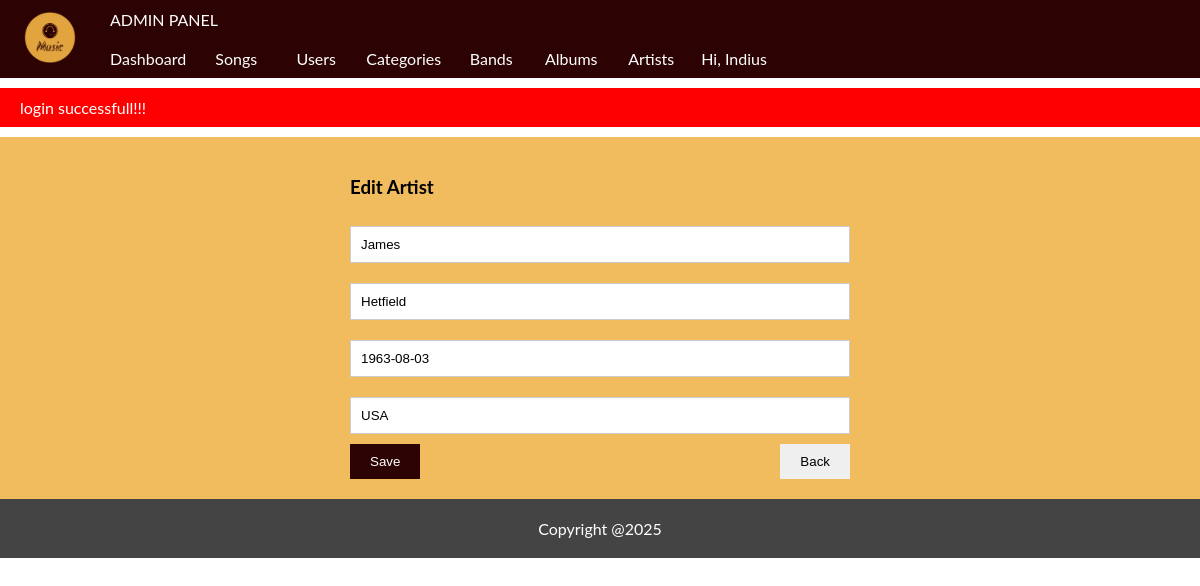
/Proiect/public/admin/artists/edit/2 (signed in), run on the app's committed database.
### tables this page shows
CREATE TABLE IF NOT EXISTS `artists` (
  `id` int NOT NULL AUTO_INCREMENT,
  `id_band` int NOT NULL,
  `nume_artist` varchar(200) NOT NULL,
  `prenume_artist` varchar(200) NOT NULL,
  `data_nasterii` date NOT NULL,
  `tara_origine` varchar(200) NOT NULL,
  PRIMARY KEY (`id`),
  KEY `fk_artist_band` (`id_band`)
);

### Proiect/app/core/functions.php (called while the page is built, shortened)
<?php
function db_connect()
{
	$string = DBDRIVER.":hostname=".DBHOST.";dbname=".DBNAME;
	$con = new PDO($string, DBUSER, DBPASS);
	return $con;
}
function db_query_one($query , $data = array()){
	$con = db_connect();
	$stm = $con ->prepare($query);
	if($stm){
		$check = $stm -> execute($data);
		if($check){
			$result = $stm ->fetchAll(PDO::FETCH_ASSOC);
			if(is_array($result)&& count($result)>0){
				return $result[0];
			}
		}
	}
	return false;
}
function set_value($key, $default = '')
{
	if(!empty($_POST[$key]))
	{
		return $_POST[$key];
	}else{
		return $default;
	}
	return '';
}

### Proiect/app/pages/admin/artists.php (the view, shortened to what this page needs)
<?php
if($action == 'add'){
	if($_SERVER['REQUEST_METHOD'] == "POST")
	{
		$errors = [];
		if(empty($_POST['nume_artist']))
		{
			$errors['nume_artist'] = "a name is required";
		}else
		if(!preg_match("/^[a-zA-Z \&\-]+$/", $_POST['nume_artist']))
		{
			$errors['nume_artist'] = "a name can only have letters & spaces";
		}
		if(empty($errors))
		{
			$values = [];
			$values['nume_artist'] = trim($_POST['nume_artist']);
			$values['prenume_artist'] = trim($_POST['prenume_artist']);
			$values['tara_origine'] = trim($_POST['tara_origine']);
			$values['data_nasterii'] = trim($_POST['data_nasterii']);
			$values['id_band'] = trim($_POST['id_band']);
			$query = "insert into artists (nume_artist,prenume_artist,tara_origine,data_nasterii,id_band) values (:nume_artist,:prenume_artist,:tara_origine,:data_nasterii,:id_band)";
			db_query($query, $values);
			message("Artist created successfully!!!");
			redirect('admin/artists');
		}
	}
}else
if($action == 'edit'){
	$query = "select * from artists where id = :id limit 1";
  		$row = db_query_one($query,['id'=>$id]);
}
?>
	<section class = "admin-content" style = "min-height: 200px;">
  <?php if($action == 'add'):?>
  	<div style ="max-width: 500px;margin: auto;">
  		<form method="post">
  			<h3>Add New Artist</h3>
  			<input class="form-control my-1"  value="<?=set_value('nume_artist')?>" type="text" name="nume_artist" placeholder="Last Name">
  			<?php if(!empty($errors['nume_artist'])):?>
  			<small class="error"><?=$errors['nume_artist']?></small>
  		<?php endif;?>
  			<input class="form-control my-1"  value="<?=set_value('prenume_artist')?>" type="text" name="prenume_artist" placeholder="First Name">
  			<?php if(!empty($errors['prenume_artist'])):?>		prenume_artist
  			<small class="error"><?=$errors['prenume_artist']?></small>
  		<?php endif;?>
  			<input class="form-control my-1"  value="<?=set_value('data_nasterii')?>" type="text" name="data_nasterii" placeholder="Birthdate">
  			<?php if(!empty($errors['data_nasterii'])):?>
  			<small class="error"><?=$errors['data_nasterii']?></small>
  		<?php endif;?>
  			<input class="form-control my-1"  value="<?=set_value('tara_origine')?>" type="text" name="tara_origine" placeholder="Origin">
  			<?php if(!empty($errors['tara_origine'])):?>
  			<small class="error"><?=$errors['tara_origine']?></small>
  		<?php endif;?>
  		<?php
  			$query = "select * from bands";
  			$banduri = db_query($query);
  		?>
  			<select name="id_band" class = "form-control my-1">
  				<option value="">--Band--</option>
  				<?php if(!empty($banduri)):?>
  					<?php foreach($banduri as $bnd):?>
  				<option <?=set_select('id_band', $bnd['id'] )?> value="<?=$bnd['id']?>"><?=$bnd['nume']?></option>
  				  			<?php endforeach;?>
  			<?php endif;?>
  			</select>
  			<?php if(!empty($errors['id_categorie'])):?>
  			<small class="error"><?=$errors['id_categorie']?></small>
  		<?php endif;?>
  			<button class ="btn bg-purple">Save</button>
  			<a href="<?ROOT?>/admin/artists">
  			<button type="button" class="float-end btn">Back</button>
  		</a>
  		</form>
  	</div>
  <?php elseif($action == 'edit'):?>
  		<div style ="max-width: 500px;margin: auto;">
  		<form method="post">
  			<h3>Edit Artist</h3>
  			<?php if(!empty($row)):?>
  			<input class="form-control my-1"  value="<?=set_value('nume_artist', $row['nume_artist'])?>" type="text" name="nume_artist" placeholder=" Last Name">
  			<?php if(!empty($row)):?>
  			<input class="form-control my-1"  value="<?=set_value('prenume_artist', $row['prenume_artist'])?>" type="text" name="prenume_artist" placeholder=" First Name">
  			<?php if(!empty($row)):?>
  			<input class="form-control my-1"  value="<?=set_value('data_nasterii', $row['data_nasterii'])?>" type="text" name="data_nasterii" placeholder=" Birthdate">
  		<?php if(!empty($row)):?>
  			<input class="form-control my-1"  value="<?=set_value('tara_origine', $row['tara_origine'])?>" type="text" name="tara_origine" placeholder=" tara_origine">
<?php endif;?>
  		<?php endif;?>
  			<?php endif;?>
  			<button class ="btn bg-purple">Save</button>
  			<a href="<?=ROOT?>/admin/artists">
  			<button type="button" class="float-end btn">Back</button>
  		</a>
  		<?php endif;?>
  		</form>
  	</div>
  <?php endif;?>
	</section>

### Proiect/public/assets/css/style.css (style rules this page uses)
* { box-sizing: border-box; }
body { min-width: 350px; font-family: lato, sans-serif, tahoma; margin: 0px; padding: 0px; }
body a { text-decoration: none; }
.float-end { float:right; }
.form-control { width: 100%; padding: 10px; border:solid thin #ccc; }
.btn { border: none; padding: 10px 20px; cursor: pointer; }
.bg-purple { background-color: #2C0203; color:white; }
.my-1 { margin-top: 10px; margin-bottom: 10px; }
.admin-content { padding: 20px; background-color: #f0bc5e; }

### data on the page
artists: nume_artist "James", prenume_artist "Hetfield", data_nasterii "1963-08-03", tara_origine "USA"

### other printed values
user('username') "Indius"
message('', true) "login successfull!!!"
